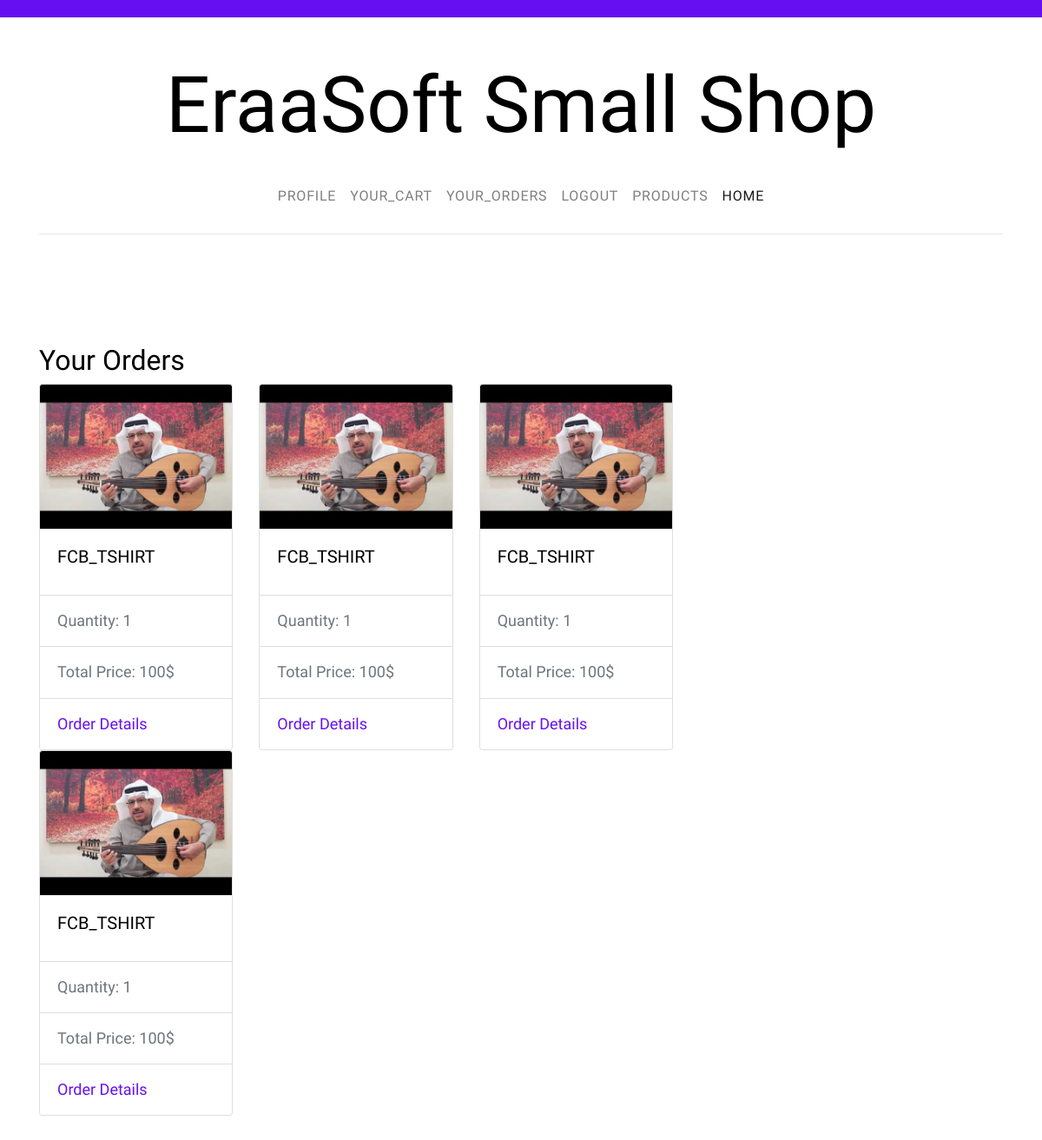
The page /orders.php (signed in) on the database as committed earlier.
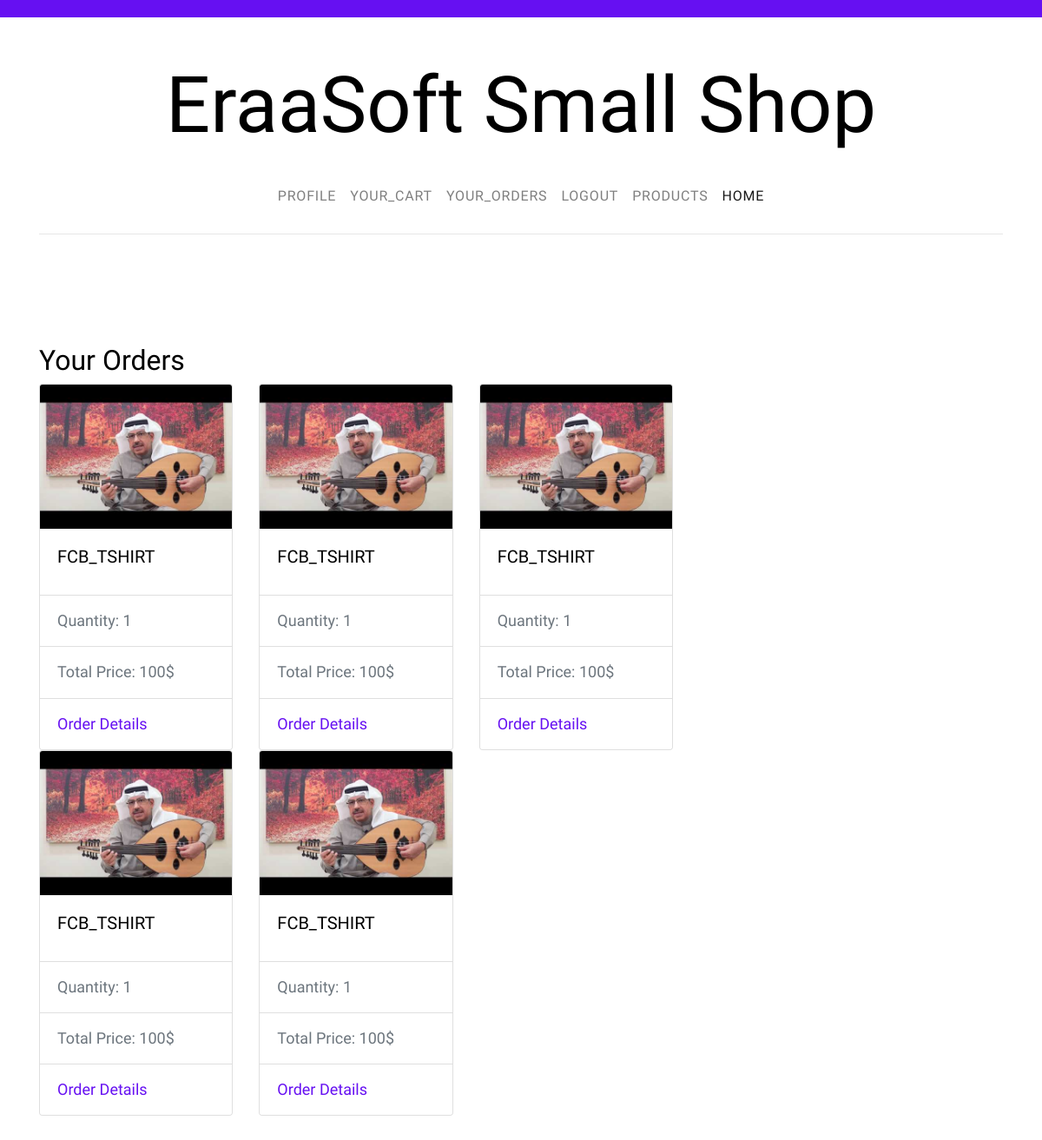
The same page on the database as committed later.
### tables this page shows
CREATE TABLE `orders` (
  `id` int(11) NOT NULL,
  `product_id` int(11) DEFAULT NULL,
  `users_id` int(11) DEFAULT NULL,
  `size` varchar(50) NOT NULL,
  `price` varchar(50) DEFAULT NULL,
  `quantity` varchar(50) DEFAULT NULL,
  `discount` varchar(50) DEFAULT NULL,
  `total` varchar(50) DEFAULT NULL,
  `created_at` timestamp NOT NULL DEFAULT current_timestamp(),
  `update_at` datetime NOT NULL
);

CREATE TABLE `products` (
  `id` int(11) NOT NULL,
  `prd_name` varchar(255) NOT NULL,
  `prd_quantity` varchar(50) NOT NULL,
  `prd_price` varchar(50) NOT NULL,
  `prd_brand_name` varchar(255) DEFAULT NULL,
  `prd_discount` varchar(50) DEFAULT NULL,
  `prd_size` enum('s','m','l','xl','xxl','xs') DEFAULT NULL,
  `prd_image` varchar(255) NOT NULL,
  `user_id` int(11) NOT NULL,
  `category_id` int(11) NOT NULL,
  `created_at` timestamp NOT NULL DEFAULT current_timestamp(),
  `update_at` datetime DEFAULT NULL
);

### includes/classes/Session.class.php (called while the page is built, shortened)
<?php
class Session {
    public static function get($key){
        return $_SESSION[$key];
    }
}

### includes/classes/DBConnect.class.php (called while the page is built)
<?php
class DBConnect{
    private $dsn = 'mysql:host=localhost;dbname=pms';
    private $user = 'root';
    private $pass = '';
    private $options = array(
        PDO::ATTR_ERRMODE => PDO::ERRMODE_EXCEPTION,
        PDO::MYSQL_ATTR_INIT_COMMAND => 'SET NAMES utf8'
    );
    public function connect(){
        try{
            $db = new PDO($this->dsn, $this->user, $this->pass, $this->options);
            $db->setAttribute(PDO::ATTR_ERRMODE, PDO::ERRMODE_EXCEPTION);
            return $db;
        }
        catch(PDOException $e){
            echo 'not connecting' . $e->getMessage();
        }
    }
}

### includes/classes/Orders.class.php (called while the page is built, shortened)
<?php
class Orders extends DBConnect{
    public function selectDataWithJoin($col,$id){
        global $db;
        $query = "SELECT orders.*,
        users.username,
        products.prd_image,
        products.prd_name,
        products.prd_brand_name
        FROM orders
        INNER JOIN products
        ON products.id = orders.product_id
        INNER JOIN users
        ON orders.users_id = users.id
        WHERE orders.$col = ?
        ORDER BY id DESC";
        $stmt  = $db->connect()->prepare($query);
        $stmt->execute([$id]);
        $count = $stmt->rowCount();
        $row   = $stmt->fetchAll(PDO::FETCH_ASSOC);
        $data = [
            'count' => $count,
            'row'   => $row
        ];
        return $data;
    }
}

### orders.php (the view, shortened to what this page needs)
<?php
include 'includes/header.php';
?>
    <div class="wrap">
<?php include 'includes/navigation.php'; ?>
    <section class="site-section py-lg">
        <div class="container">
            <div class="row blog-entries element-animate">
            <div class="col-md-12 col-lg-8 main-content">
                <h2>Your Orders</h2>
                <div class="row">
                <?php
                $count = $order->selectDataWithJoin('users_id',$session->get('role_user_user_id'))['count'];
                    if($count > 0):
                        $row = $order->selectDataWithJoin('users_id',$session->get('role_user_user_id'))['row'];
                    foreach($row as $data):
                    ?>
                <div class="col-md-4">
                <div class="card" >
                <img class="card-img-top" src="<?php echo 'admin/uploaded_imgs/' . $data['prd_image'] ?>" alt="Card image cap">
                <div class="card-body">
                    <h5 class="card-title"><?php echo $data['prd_name']; ?></h5>
                </div>
                <ul class="list-group list-group-flush">
                    <li class="list-group-item">
                    Quantity: <?php echo $data['quantity']; ?>
                    </li>
                    <li class="list-group-item">Total Price: <?php echo $data['total']; ?></li>
                    <li class="list-group-item"> <a href="order_details.php?order_id=<?php echo $data['id']; ?>">Order Details</a></li>
                </ul>
                </div>
            </div>
            <?php endforeach;  else: ?>
                    <div class="alert alert-danger">There is no Orders</div>
            <?php endif; ?>
            </div>
        </div>
    </div>
    </div>
</section>
</div>
<?php include 'includes/footer.php'; ?>

Rows that differ between the two databases and show on the page:
added orders: product.prd_image (picture), product.prd_name "FCB_TSHIRT", quantity "1", total "100$"
